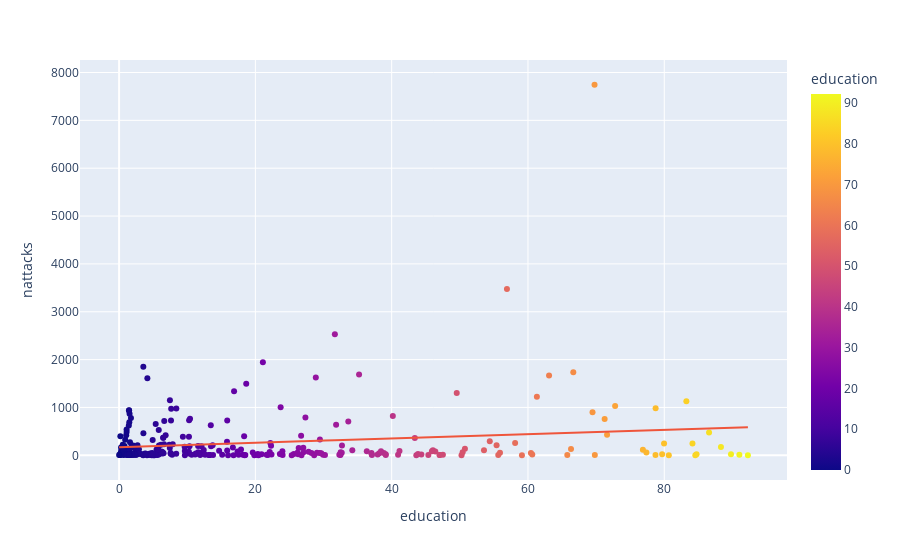

The cell this chart's notebook holds for it:
### Code cell
fig = px.scatter(thirty_no_df, x="education", y="nattacks", trendline="ols", color='education')
fig.show()

### Figure 1 — Plotly figure (JSON) as saved in the notebook; plotly's stock layout.template omitted (floating-point values rounded to 4 significant figures; data arrays with more than 128 entries replaced by an {"elided": "..."} marker saying what was removed)
{"data": [{"hovertemplate": "education=%{marker.color}<br>nattacks=%{y}<extra></extra>", "legendgroup": "", "marker": {"color": {"elided": "270 float values"}, "coloraxis": "coloraxis", "symbol": "circle"}, "mode": "markers", "name": "", "orientation": "v", "showlegend": false, "type": "scatter", "x": {"elided": "270 float values"}, "xaxis": "x", "y": {"elided": "270 int values"}, "yaxis": "y"}, {"hovertemplate": "<b>OLS trendline</b><br>nattacks = 4.53513 * education + 169.875<br>R<sup>2</sup>=0.028585<br><br>education=%{x}<br>nattacks=%{y} <b>(trend)</b><extra></extra>", "legendgroup": "", "marker": {"symbol": "circle"}, "mode": "lines", "name": "", "showlegend": false, "type": "scatter", "x": {"elided": "270 float values"}, "xaxis": "x", "y": {"elided": "270 float values"}, "yaxis": "y"}], "layout": {"coloraxis": {"colorbar": {"title": {"text": "education"}}, "colorscale": [[0, "#0d0887"], [0.1111, "#46039f"], [0.2222, "#7201a8"], [0.3333, "#9c179e"], [0.4444, "#bd3786"], [0.5556, "#d8576b"], [0.6667, "#ed7953"], [0.7778, "#fb9f3a"], [0.8889, "#fdca26"], [1, "#f0f921"]]}, "legend": {"tracegroupgap": 0}, "margin": {"t": 60}, "xaxis": {"anchor": "y", "domain": [0, 1], "title": {"text": "education"}}, "yaxis": {"anchor": "x", "domain": [0, 1], "title": {"text": "nattacks"}}}}
